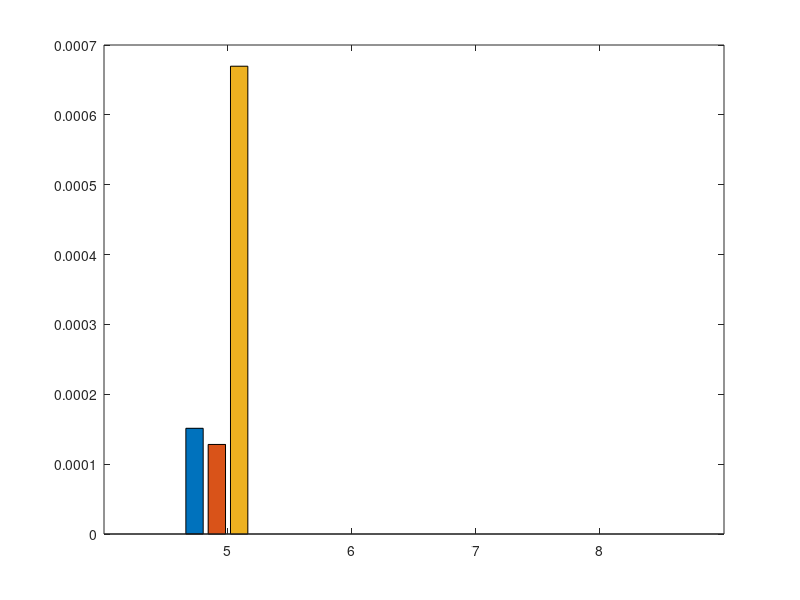

MATLAB code for this plot: (Note: this script raises an error after producing the figure.)
clear; close all; clc
textSize = 16;
linewid = 1;


% MI 6 7 8 9
% SI 6 7 8 9
% MO 6 7 8 9
% SO 6 7 8 9
epiImpBMR = [
    1-0.9998486683 0 0 0;
    1-0.9998718026 0 0 0;
    1-0.9993303571 0 0 0;
    0 0 0 0
    ];

epi = [5, 6, 7, 8];

figure(1)
bar(epi, epiImpBMR(1:4,:)', 'grouped')
hold on
ax = gca;
ax.YAxis.FontSize = 13;
ax.XAxis.FontSize = 13;
ax.YAxis.FontWeight = 'bold';
ax.XAxis.FontWeight = 'bold'; 
ylim([0 0.0015])
legend('Mobile Indoor','Stationary Indoor', 'Mobile Outdoor', 'Stationary Outdoor', 'FontSize',textSize, 'FontWeight','bold', 'Location','northeast')
xlabel('Episode Length', 'FontSize', 15, 'FontWeight','bold')
ylabel('BMR (%)', 'FontSize',15, 'FontWeight','bold')

% for i=1:length(epiImpBMR)
%     text(epi(i)-0.3,epiImpBMR(1,i),strcat(num2str(epiImpBMR(1,i), '%.2g')," /"), 'FontWeight','bold', 'HorizontalAlignment', 'center', 'VerticalAlignment', 'bottom')
%     text(epi(i)-0.1,epiImpBMR(2,i),strcat(num2str(epiImpBMR(2,i), '%.2g')," /"), 'FontWeight','bold', 'HorizontalAlignment', 'center', 'VerticalAlignment', 'bottom')
%     text(epi(i)+0.1,epiImpBMR(3,i),strcat(num2str(epiImpBMR(3,i), '%.2g')," /"), 'FontWeight','bold', 'HorizontalAlignment', 'center', 'VerticalAlignment', 'bottom')
%     text(epi(i)+0.3,epiImpBMR(4,i),num2str(epiImpBMR(4,i), '%.2g'), 'FontWeight','bold', 'HorizontalAlignment', 'center', 'VerticalAlignment', 'bottom')
% end

% 创建 text
text('VerticalAlignment','bottom',...
    'HorizontalAlignment','center',...
    'FontWeight','bold',...
    'String','0.00015 /',...
    'Position',[4.74587348135735 0.000209831700000035 0]);

% 创建 text
text('VerticalAlignment','bottom',...
    'HorizontalAlignment','center',...
    'FontWeight','bold',...
    'String','0.00013',...
    'Position',[4.79907834101383 0.00014619740000003 0]);

% 创建 text
text('VerticalAlignment','bottom',...
    'HorizontalAlignment','center',...
    'FontWeight','bold',...
    'String','0.00067',...
    'Position',[5.1 0.000669642900000045 0]);

% 创建 text
text('VerticalAlignment','bottom',...
    'HorizontalAlignment','center',...
    'FontWeight','bold',...
    'String','0',...
    'Position',[5.3 0 0]);

% 创建 text
text('VerticalAlignment','bottom',...
    'HorizontalAlignment','center',...
    'FontWeight','bold',...
    'String','0 /',...
    'Position',[5.7 0 0]);

% 创建 text
text('VerticalAlignment','bottom',...
    'HorizontalAlignment','center',...
    'FontWeight','bold',...
    'String','0 /',...
    'Position',[5.9 0 0]);

% 创建 text
text('VerticalAlignment','bottom',...
    'HorizontalAlignment','center',...
    'FontWeight','bold',...
    'String','0 /',...
    'Position',[6.1 0 0]);

% 创建 text
text('VerticalAlignment','bottom',...
    'HorizontalAlignment','center',...
    'FontWeight','bold',...
    'String','0',...
    'Position',[6.3 0 0]);

% 创建 text
text('VerticalAlignment','bottom',...
    'HorizontalAlignment','center',...
    'FontWeight','bold',...
    'String','0 /',...
    'Position',[6.7 0 0]);

% 创建 text
text('VerticalAlignment','bottom',...
    'HorizontalAlignment','center',...
    'FontWeight','bold',...
    'String','0 /',...
    'Position',[6.9 0 0]);

% 创建 text
text('VerticalAlignment','bottom',...
    'HorizontalAlignment','center',...
    'FontWeight','bold',...
    'String','0 /',...
    'Position',[7.1 0 0]);

% 创建 text
text('VerticalAlignment','bottom',...
    'HorizontalAlignment','center',...
    'FontWeight','bold',...
    'String','0',...
    'Position',[7.3 0 0]);

% 创建 text
text('VerticalAlignment','bottom',...
    'HorizontalAlignment','center',...
    'FontWeight','bold',...
    'String','0 /',...
    'Position',[7.7 0 0]);

% 创建 text
text('VerticalAlignment','bottom',...
    'HorizontalAlignment','center',...
    'FontWeight','bold',...
    'String','0 /',...
    'Position',[7.9 0 0]);

% 创建 text
text('VerticalAlignment','bottom',...
    'HorizontalAlignment','center',...
    'FontWeight','bold',...
    'String','0 /',...
    'Position',[8.1 0 0]);

% 创建 text
text('VerticalAlignment','bottom',...
    'HorizontalAlignment','center',...
    'FontWeight','bold',...
    'String','0',...
    'Position',[8.3 0 0]);

print('epiImpBMRa','-depsc')
